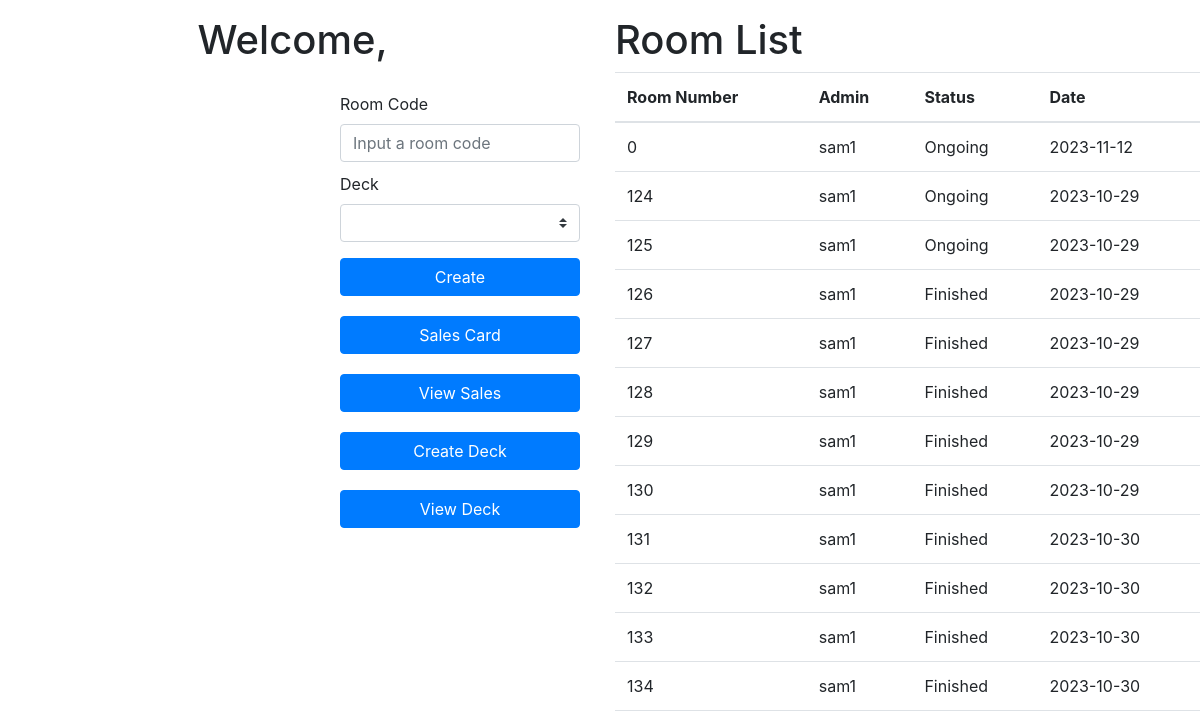
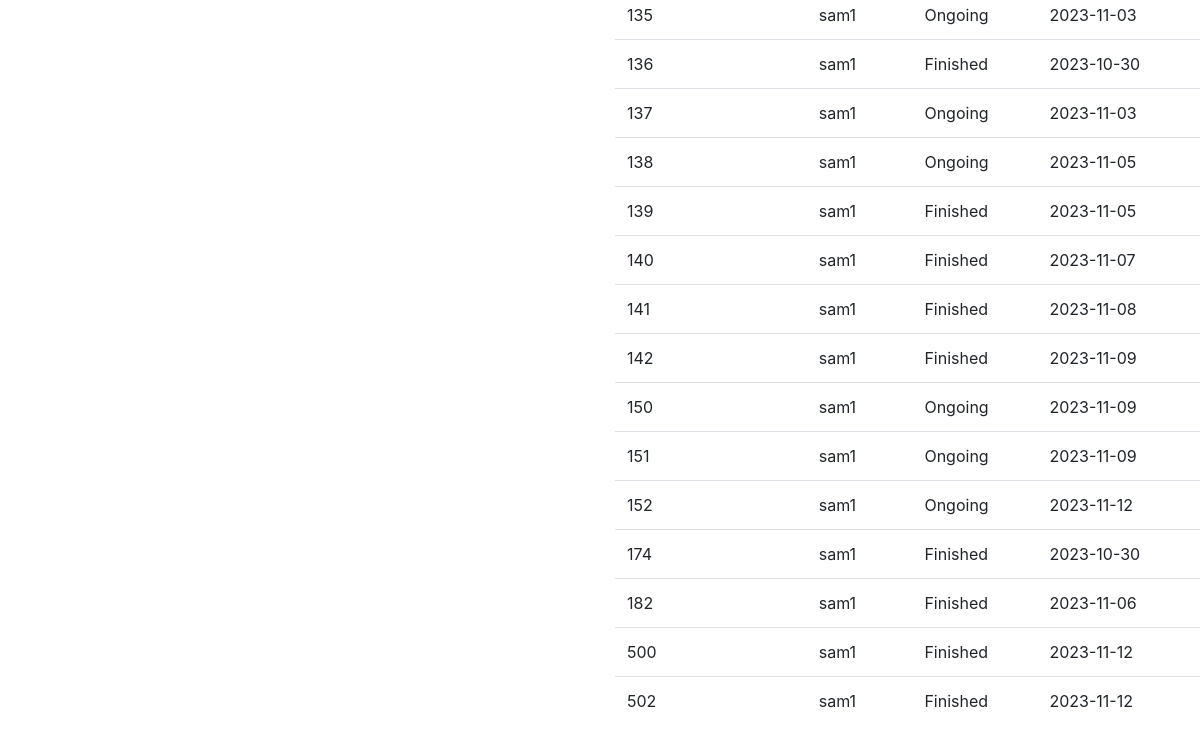
Before: /unused/homeAdmin2.php with the older database file (2 pictures, top to bottom).
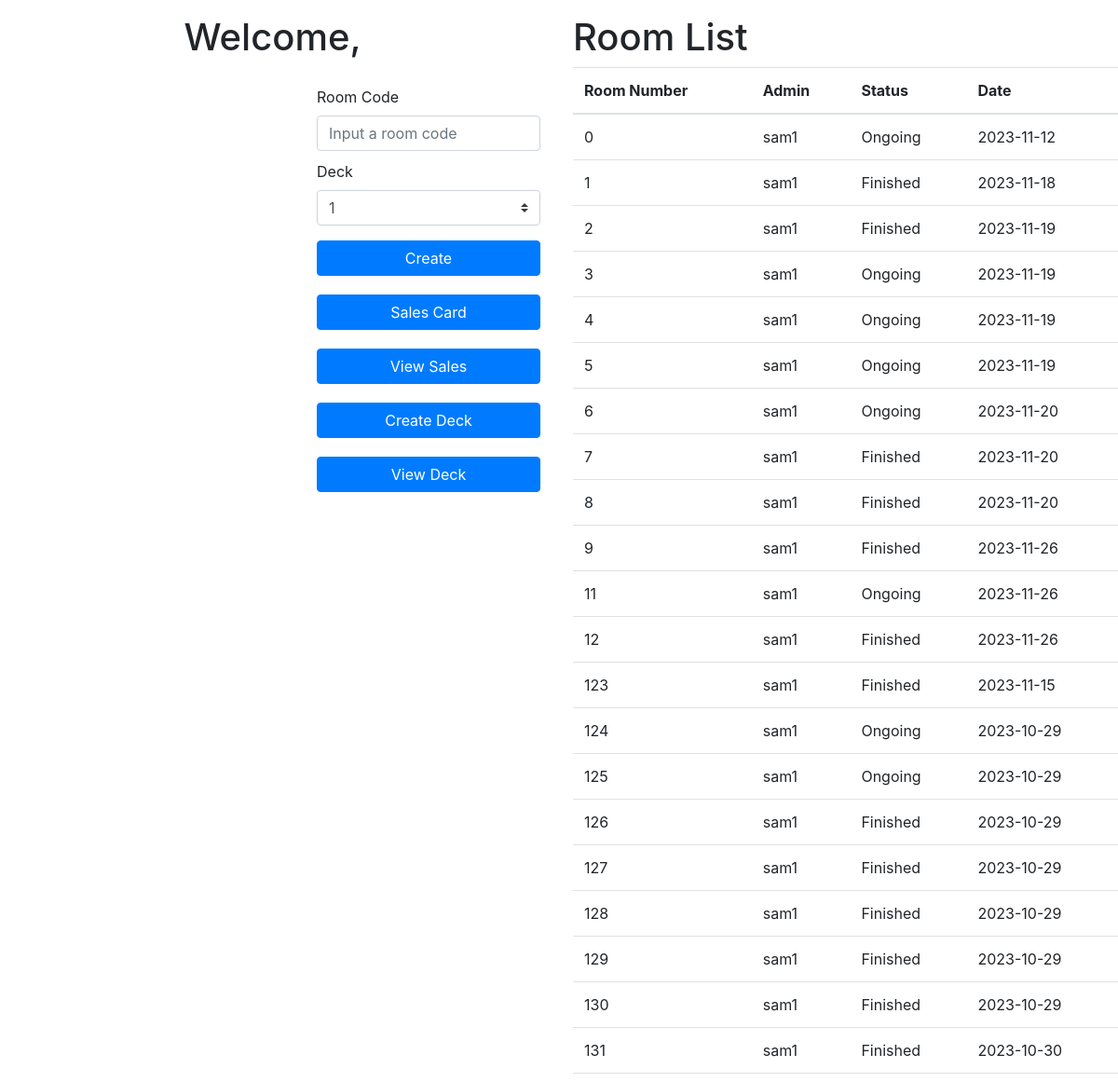
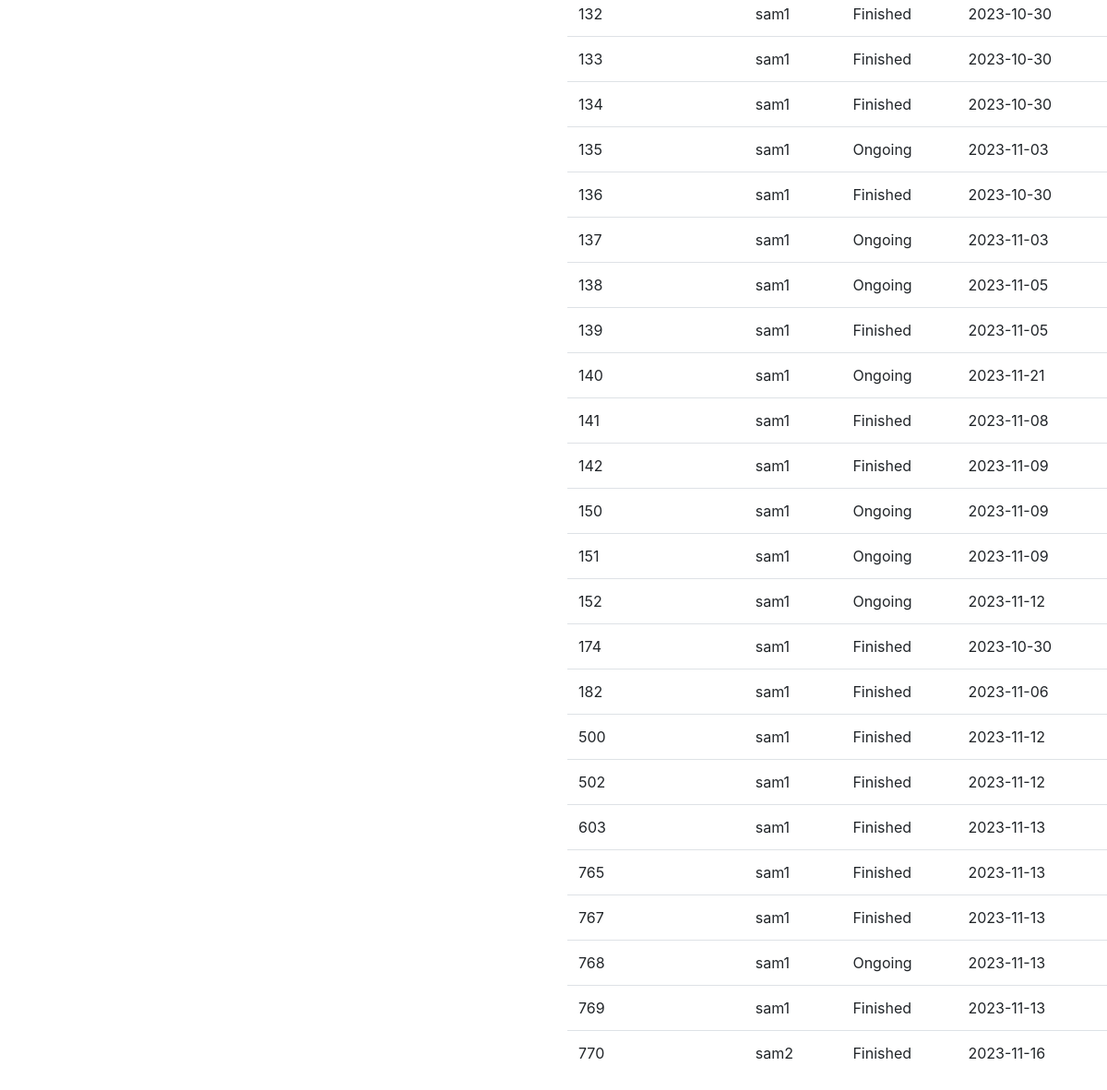
After: the same page with the newer database file (2 pictures, top to bottom).
### tables this page shows
CREATE TABLE `room` (
  `id_room` int(4) NOT NULL,
  `id_admin` varchar(4) NOT NULL,
  `status` int(1) NOT NULL,
  `tanggal` date DEFAULT NULL,
  `id_deck` int(11) NOT NULL,
  `ronde` int(11) NOT NULL
);

### unused/homeAdmin2.php (the view, shortened to what this page needs)
<!DOCTYPE html>
<html lang="en">
<head>
    <link rel="stylesheet" href="https://maxcdn.bootstrapcdn.com/bootstrap/4.0.0/css/bootstrap.min.css">
</head>
<body>
    <div class="row">
        <div class="col-6">
            <div class = "mt-3 d-flex justify-content-center ">
                <h1>Welcome,
                <?php
                    require 'connect.php';
                    echo "<br>";
                ?>
                </h1>
            </div>
            <div class="justify-content-center" style = "margin-left: 340px;margin-top: 20px">
                <form method="POST" action="createRoomLogic.php" style = "width: 15rem">
                    <div class="mb-3">
                        <label for="roomCode" class="form-label d-flex just">Room Code</label>
                        <input type="text" class="form-control" id="roomCode" name = "roomCode" placeholder="Input a room code">
                        <label for="idDeck" class="form-label d-flex just" style="margin-top: 10px;">Deck</label>
                        <select class="custom-select" aria-label="Default select example" name="idDeck" style="width: 15rem;">
                            <?php
                                $sql = "SELECT id_deck FROM deck";
                                $result = mysqli_query($con,$sql);
                                while($row = mysqli_fetch_array($result)) {
                                    echo "<option value=$row[0]>$row[0]</option>";
                                }
                            ?>
                        </select>
                    </div>
                <button type="submit" class="btn btn-primary" name= "create" style="width: 15rem;">Create</button>
                </form>
                <form action="setSalesCard.php" style="margin-top: 20px;">
                    <button type="submit" class="btn btn-primary" style = "width: 15rem">Sales Card</button>
                </form>
                <form action="viewSalesCard.php" style="margin-top: 20px;">
                    <button type="submit" class="btn btn-primary" style = "width: 15rem">View Sales</button>
                </form>
                <form action="createDeck.php" style="margin-top: 20px;">
                    <button type="submit" class="btn btn-primary" style = "width: 15rem">Create Deck</button>
                </form>
                <form action="viewDeck.php" style="margin-top: 20px;">
                    <button type="submit" class="btn btn-primary" style = "width: 15rem">View Deck</button>
                </form>
            </div>
        </div>
        <div class="col-6 mt-3">
            <h1>Room List</h1>
            <table class="table">
            <thead>
                <tr>
                    <th scope="col">Room Number</th>
                    <th scope="col">Admin</th>
                    <th scope="col">Status</th>
                    <th scope="col">Date</th>
                </tr>
            </thead>
            <tbody>
                <?php
                $sql = "SELECT * FROM room";
                $result= mysqli_query($con,$sql);
                while($row = mysqli_fetch_array($result)){
                    if($row[2] == 1){
                        $val = 'Finished';
                    }
                    else{
                        $val = 'Ongoing';
                    }
                    echo "<tr>
                        <td>$row[0]</td>
                        <td>$row[1]</td>
                        <td>$val</td>
                        <td>$row[3]</td>
                        </tr>
                    ";
                }
                ?>
            </tbody>
            </table>
        </div>
    </div>
</body>
</html>

Changed rows visible on the page:
added room: id_room "1", id_admin "sam1", status "Finished", tanggal "2023-11-18"
added room: id_room "2", id_admin "sam1", status "Finished", tanggal "2023-11-19"
added room: id_room "3", id_admin "sam1", status "Ongoing", tanggal "2023-11-19"
added room: id_room "4", id_admin "sam1", status "Ongoing", tanggal "2023-11-19"
added room: id_room "5", id_admin "sam1", status "Ongoing", tanggal "2023-11-19"
added room: id_room "6", id_admin "sam1", status "Ongoing", tanggal "2023-11-20"
added room: id_room "7", id_admin "sam1", status "Finished", tanggal "2023-11-20"
added room: id_room "8", id_admin "sam1", status "Finished", tanggal "2023-11-20"
added room: id_room "9", id_admin "sam1", status "Finished", tanggal "2023-11-26"
added room: id_room "11", id_admin "sam1", status "Ongoing", tanggal "2023-11-26"
added room: id_room "12", id_admin "sam1", status "Finished", tanggal "2023-11-26"
added room: id_room "123", id_admin "sam1", status "Finished", tanggal "2023-11-15"
changed room id 140: status "Finished" → "Ongoing"; tanggal "2023-11-07" → "2023-11-21"
added room: id_room "603", id_admin "sam1", status "Finished", tanggal "2023-11-13"
added room: id_room "765", id_admin "sam1", status "Finished", tanggal "2023-11-13"
added room: id_room "767", id_admin "sam1", status "Finished", tanggal "2023-11-13"
added room: id_room "768", id_admin "sam1", status "Ongoing", tanggal "2023-11-13"
added room: id_room "769", id_admin "sam1", status "Finished", tanggal "2023-11-13"
added room: id_room "770", id_admin "sam2", status "Finished", tanggal "2023-11-16"
Other visible differences:
form field idDeck: (not shown) → "1"
